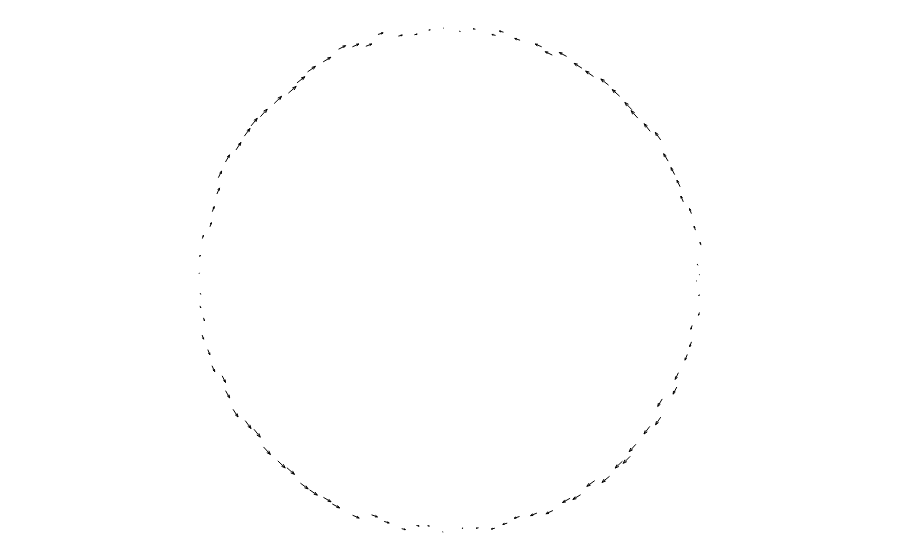
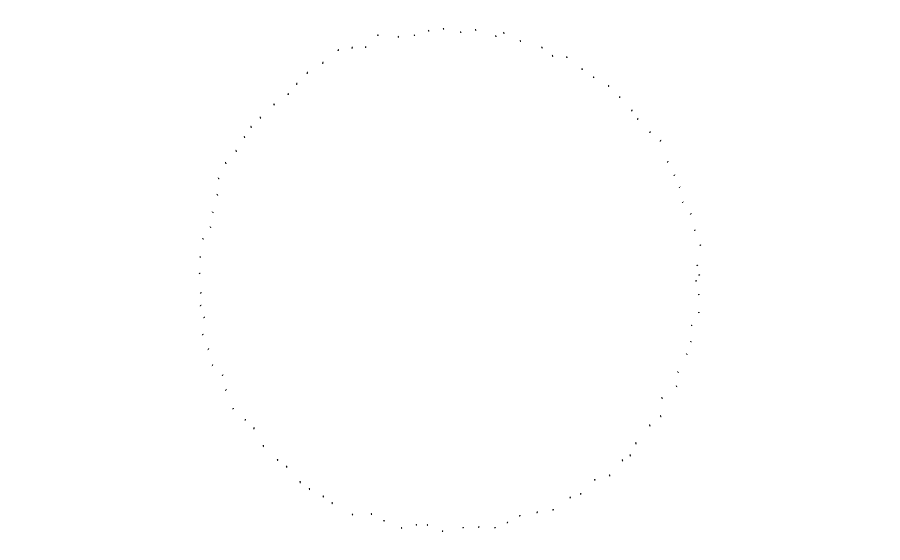
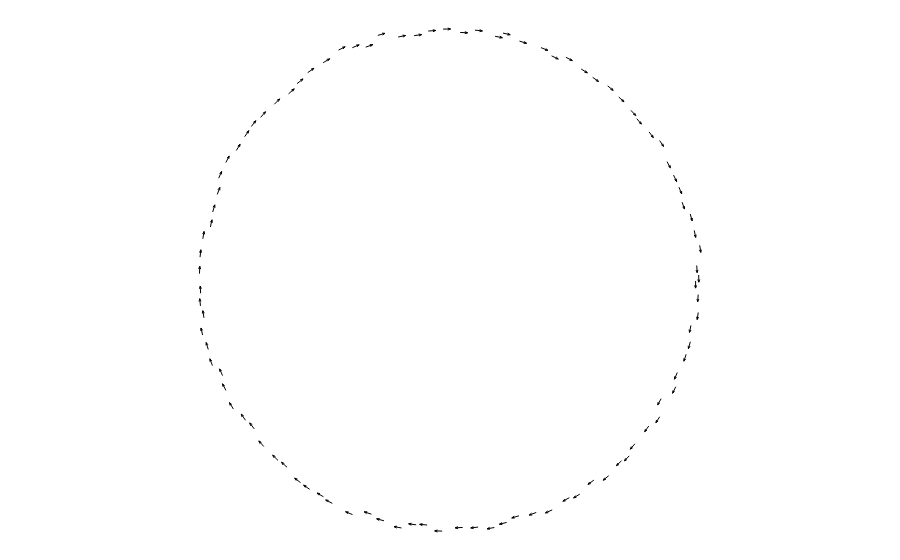

Notebook cell for these charts, in order:
### Code cell
# Up Hodge energy <da,db>
UH1 = dg1.up_laplacian(1)
DH1 = dg1.down_laplacian(1)

# Hodge energy <da,db> + <d^*a,d^*b>
H1 = UH1 + 1 * DH1
vals_1, forms_1 = H1.spectrum()
print(vals_1[:10].round(2))

quiver_scale = 0.03
# arrow_scale = 0.3
line_width = 1.

a = forms_1[0]
f11 = plot_quiver_2d(data1, a.to_ambient(), scale=quiver_scale, line_width=line_width)
f11.show()

b = forms_1[1]
f12 = plot_quiver_2d(data1, b.to_ambient(), scale=quiver_scale, line_width=line_width)
f12.show()

c = forms_1[2]
f13 = plot_quiver_2d(data1, c.to_ambient(), scale=quiver_scale, line_width=line_width)
f13.show()

### Figure 1 — Plotly figure (JSON) as saved in the notebook; plotly's stock layout.template omitted (floating-point values rounded to 4 significant figures; data arrays with more than 128 entries replaced by an {"elided": "..."} marker saying what was removed)
{"data": [{"line": {"width": 1}, "marker": {"color": "black"}, "mode": "lines", "type": "scatter", "x": {"elided": "700 float values"}, "y": {"elided": "700 float values"}}], "layout": {"coloraxis": {"showscale": false}, "hovermode": "closest", "margin": {"b": 0, "l": 0, "r": 0, "t": 0}, "paper_bgcolor": "white", "plot_bgcolor": "white", "scene": {"aspectmode": "data", "xaxis": {"showbackground": false, "showgrid": false, "showticklabels": false, "title": {"text": ""}, "visible": false, "zeroline": false}, "yaxis": {"showbackground": false, "showgrid": false, "showticklabels": false, "title": {"text": ""}, "visible": false, "zeroline": false}, "zaxis": {"showbackground": false, "showgrid": false, "showticklabels": false, "title": {"text": ""}, "visible": false, "zeroline": false}}, "showlegend": false, "title": {"text": ""}, "xaxis": {"automargin": false, "showgrid": false, "showline": false, "showticklabels": false, "title": {"text": ""}, "zeroline": false}, "yaxis": {"automargin": false, "scaleanchor": "x", "scaleratio": 1, "showgrid": false, "showline": false, "showticklabels": false, "title": {"text": ""}, "zeroline": false}}}

### Figure 2 — Plotly figure (JSON) as saved in the notebook; plotly's stock layout.template omitted (floating-point values rounded to 4 significant figures; data arrays with more than 128 entries replaced by an {"elided": "..."} marker saying what was removed)
{"data": [{"line": {"width": 1}, "marker": {"color": "black"}, "mode": "lines", "type": "scatter", "x": {"elided": "700 float values"}, "y": {"elided": "700 float values"}}], "layout": {"coloraxis": {"showscale": false}, "hovermode": "closest", "margin": {"b": 0, "l": 0, "r": 0, "t": 0}, "paper_bgcolor": "white", "plot_bgcolor": "white", "scene": {"aspectmode": "data", "xaxis": {"showbackground": false, "showgrid": false, "showticklabels": false, "title": {"text": ""}, "visible": false, "zeroline": false}, "yaxis": {"showbackground": false, "showgrid": false, "showticklabels": false, "title": {"text": ""}, "visible": false, "zeroline": false}, "zaxis": {"showbackground": false, "showgrid": false, "showticklabels": false, "title": {"text": ""}, "visible": false, "zeroline": false}}, "showlegend": false, "title": {"text": ""}, "xaxis": {"automargin": false, "showgrid": false, "showline": false, "showticklabels": false, "title": {"text": ""}, "zeroline": false}, "yaxis": {"automargin": false, "scaleanchor": "x", "scaleratio": 1, "showgrid": false, "showline": false, "showticklabels": false, "title": {"text": ""}, "zeroline": false}}}

### Figure 3 — Plotly figure (JSON) as saved in the notebook; plotly's stock layout.template omitted (floating-point values rounded to 4 significant figures; data arrays with more than 128 entries replaced by an {"elided": "..."} marker saying what was removed)
{"data": [{"line": {"width": 1}, "marker": {"color": "black"}, "mode": "lines", "type": "scatter", "x": {"elided": "700 float values"}, "y": {"elided": "700 float values"}}], "layout": {"coloraxis": {"showscale": false}, "hovermode": "closest", "margin": {"b": 0, "l": 0, "r": 0, "t": 0}, "paper_bgcolor": "white", "plot_bgcolor": "white", "scene": {"aspectmode": "data", "xaxis": {"showbackground": false, "showgrid": false, "showticklabels": false, "title": {"text": ""}, "visible": false, "zeroline": false}, "yaxis": {"showbackground": false, "showgrid": false, "showticklabels": false, "title": {"text": ""}, "visible": false, "zeroline": false}, "zaxis": {"showbackground": false, "showgrid": false, "showticklabels": false, "title": {"text": ""}, "visible": false, "zeroline": false}}, "showlegend": false, "title": {"text": ""}, "xaxis": {"automargin": false, "showgrid": false, "showline": false, "showticklabels": false, "title": {"text": ""}, "zeroline": false}, "yaxis": {"automargin": false, "scaleanchor": "x", "scaleratio": 1, "showgrid": false, "showline": false, "showticklabels": false, "title": {"text": ""}, "zeroline": false}}}
